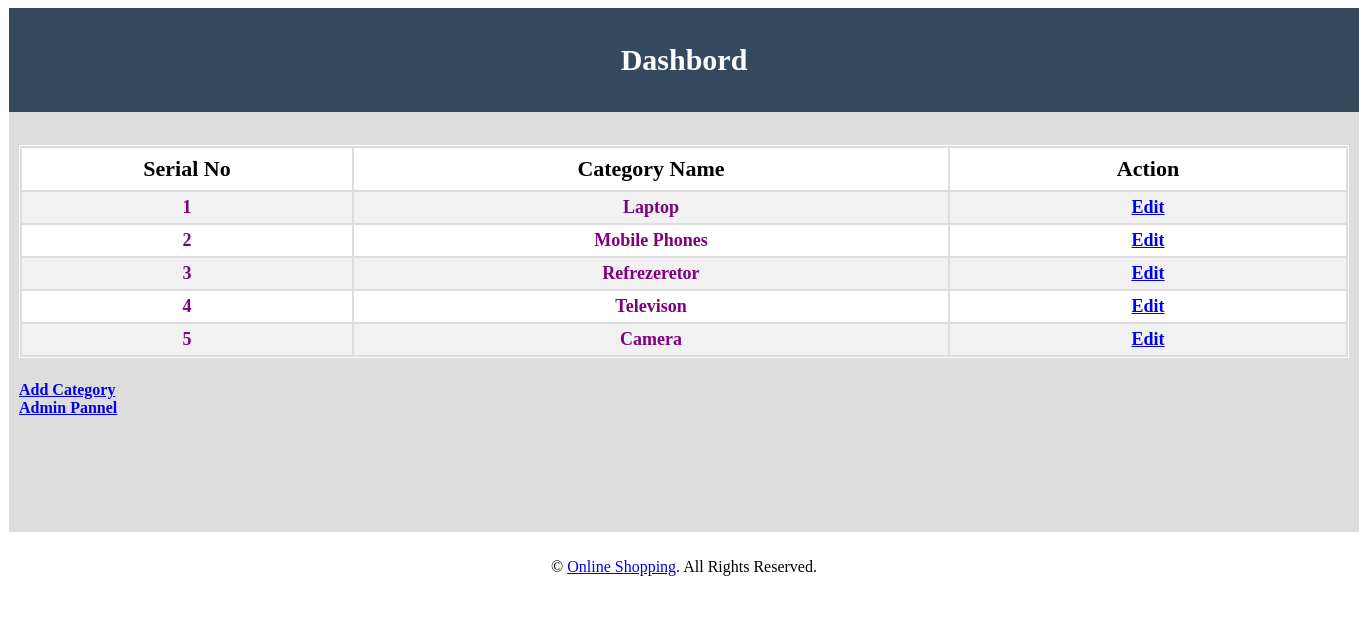
The page /php/src/catlist.php on the database its author committed.
### tables this page shows
CREATE TABLE `tbl_category` (
  `catId` int(11) NOT NULL,
  `catName` varchar(255) NOT NULL
);

### php/src/Database.php (called while the page is built, shortened)
 <?php
class Database{
	public $host   = DB_HOST;
	public $user   = DB_USER;
	public $pass   = DB_PASS;
	public $dbname = DB_NAME;
	public $link;
	private function connectDB()
	{
		$this->link = new mysqli($this->host, $this->user, $this->pass,$this->dbname);
	}
	public function select($query)
	{
		$result = $this->link->query($query) or die ($this->link->error.__LINE__);
		if($result->num_rows > 0)
		{
			return $result;
		}
		else
		{
			return false;
		}
	}
}

### php/src/catlist.php (the view, shortened to what this page needs)
<?php include'inc/header.php';?>
<?php include'Database.php';?>
<?php
$db    = new Database();
$query = "SELECT * FROM tbl_category";
$read  = $db->select($query);
?>
<table class ="tblone">
<tr>
	<th width = "25%" height="40px">Serial No</th>
	<th width = "45%" height="40px">Category Name</th>
	<th width = "30%" height="40px">Action</th>
</tr>
<?php if($read){ ?>
<?php
$i  = 1;
while ($row = $read->fetch_assoc()){
?>
<tr>
	<td><?php echo $i++ ?></td>
	<td><?php echo $row['catName'];?></td>
	<td><a href ="catedit.php?catId=<?php echo urlencode($row['catId']); ?>">Edit</a></td>
</tr>
<?php } ?>
<?php } else { ?>
<p>Data is NOT available!!</p>
<?php } ?>
</table>
<a href="catadd.php">Add Category</a>
<div>
<a href="dashbord.php">Admin Pannel</a>
</div>
<?php include'inc/footer.php';?>

### web/src/inc/header.php (style rules this page uses)
.tblone { width : 100%;border :1px solid #fff; margin : 23px 0 }
.tblone td { padding :5px 10px;text-align : center; font-size:18px; font-weight:bold;color:purple;font-family:consolas; }
table.tblone tr:nth-child(2n+1) { background: #fff;height : 30px;font-size: 22px; }
table.tblone tr:nth-child(2n) { background: #f1f1f1;height : 30px; }

### rows shown on the page
tbl_category: catName "Laptop"
tbl_category: catName "Mobile Phones"
tbl_category: catName "Refrezeretor"
tbl_category: catName "Televison"
tbl_category: catName "Camera"
